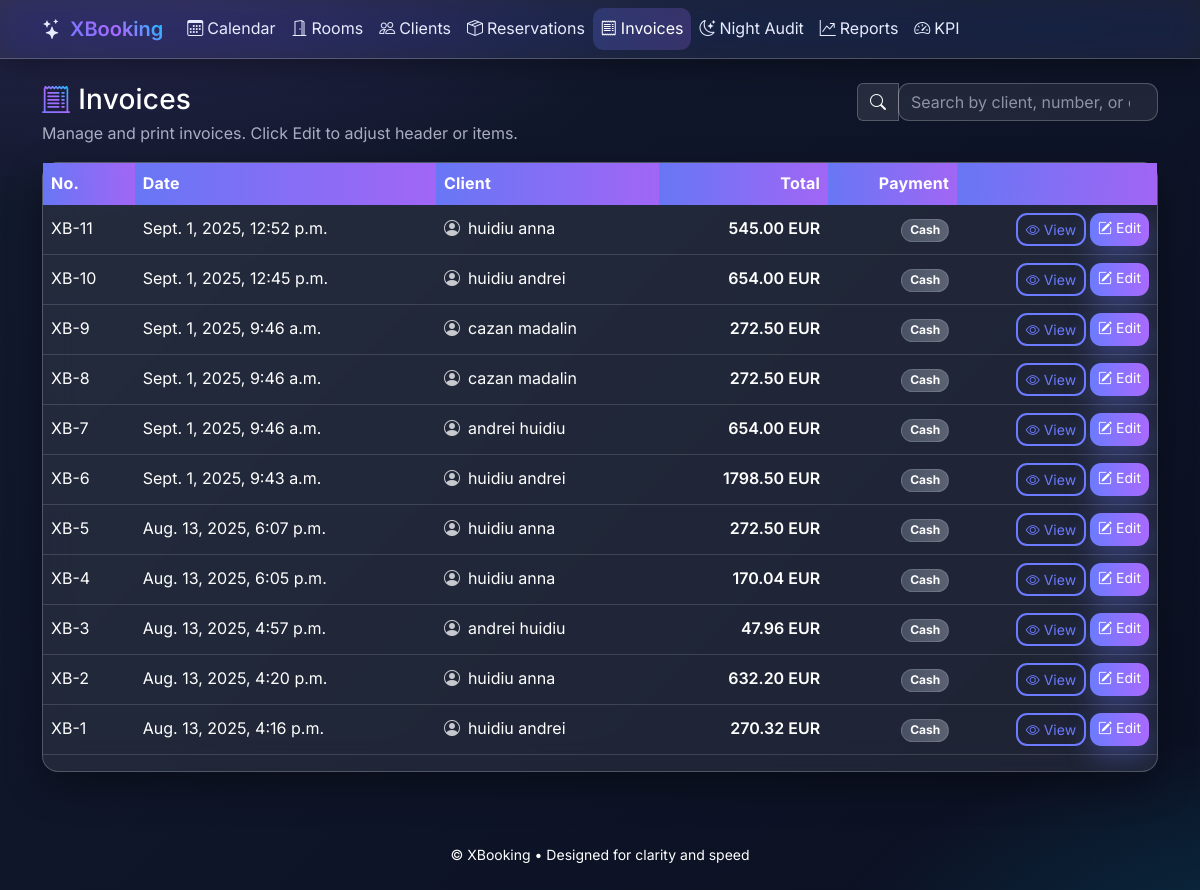
Screenshot of /invoices/ with the database file from the repository.
### hotellapp/models.py (models this page shows, shortened)
class Invoice(models.Model):
    class PaymentMethod(models.TextChoices):
        CASH = "cash", "Cash"
        CARD = "card", "Card"
        TRANSFER = "transfer", "Bank Transfer"
    reservation = models.OneToOneField(Reservation, on_delete=models.CASCADE, related_name="invoice")
    client = models.ForeignKey(Client, on_delete=models.PROTECT, related_name="invoices")
    series = models.CharField(max_length=10, default="XB")
    number = models.PositiveIntegerField(blank=True, null=True)
    issue_date = models.DateTimeField(auto_now_add=True)
    due_date = models.DateField(blank=True, null=True)
    payment_method = models.CharField(max_length=20, choices=PaymentMethod.choices, default=PaymentMethod.CASH)
    billing_name = models.CharField(max_length=255, blank=True, null=True)
    billing_tax_id = models.CharField(max_length=50, blank=True, null=True)
    billing_address = models.CharField(max_length=255, blank=True, null=True)
    locked = models.BooleanField(default=False)
    total = models.DecimalField(max_digits=10, decimal_places=2, default=Decimal("0.00"))
    currency = models.CharField(max_length=3, default="EUR")
    notes = models.TextField(blank=True, null=True)
    class Meta:
        ordering = ["-issue_date"]
        constraints = [
            models.UniqueConstraint(fields=["series", "number"], name="uniq_invoice_series_number"),
        ]

class Client(models.Model):
    class BillingType(models.TextChoices):
        INDIVIDUAL = "individual", "Individual"
        COMPANY = "company", "Company"
    first_name = models.CharField(max_length=100)
    last_name = models.CharField(max_length=100)
    email = models.EmailField(blank=True, null=True)
    phone = models.CharField(max_length=30, blank=True, null=True)
    billing_type = models.CharField(max_length=20, choices=BillingType.choices, default=BillingType.INDIVIDUAL)
    company_name = models.CharField(max_length=255, blank=True, null=True)
    company_tax_id = models.CharField("Tax ID (CUI/CIF)", max_length=50, blank=True, null=True)
    company_vat_payer = models.BooleanField(default=False)
    address = models.CharField(max_length=255, blank=True, null=True)
    city = models.CharField(max_length=100, blank=True, null=True)
    country = models.CharField(max_length=100, blank=True, null=True)
    date_of_birth = models.DateField(blank=True, null=True)
    document_id = models.CharField("ID/Passport", max_length=50, blank=True, null=True)
    notes = models.TextField(blank=True, null=True)
    def __str__(self) -> str:  # pragma: no cover
        return f"{self.first_name} {self.last_name}".strip()

### hotellapp/views.py (the view)
# urls.py: path("invoices/", InvoiceListView.as_view(), name="invoice_list"),
class InvoiceListView(ListView):
    model = Invoice
    template_name = "hotellapp/invoice_list.html"
    context_object_name = "invoices"

### templates/hotellapp/invoice_list.html (shortened to what this page needs)
{% extends "hotellapp/base.html" %}
{% block content %}
<div class="page-header d-flex justify-content-between align-items-start flex-wrap gap-3 mb-3">
  <div>
    <h1 class="h3 mb-1 d-flex align-items-center gap-2">
      <i class="bi bi-receipt-cutoff text-gradient"></i>
      <span>Invoices</span>
    </h1>
    <p class="text-muted mb-0">Manage and print invoices. Click Edit to adjust header or items.</p>
  </div>
  <form method="get" class="d-flex align-items-center gap-2 ms-auto">
    <div class="input-group">
      <span class="input-group-text"><i class="bi bi-search"></i></span>
      <input type="search" name="q" value="{{ request.GET.q }}" class="form-control" placeholder="Search by client, number, or date">
    </div>
  </form>
</div>
<div class="card">
  <div class="card-body p-0">
    {% if invoices %}
      <div class="table-responsive">
        <table class="table table-hover align-middle table-modern table-sticky">
          <thead>
            <tr>
              <th class="text-nowrap">No.</th>
              <th class="text-nowrap">Date</th>
              <th>Client</th>
              <th class="text-end">Total</th>
              <th class="text-end">Payment</th>
              <th class="text-end" style="width: 200px;"></th>
            </tr>
          </thead>
          <tbody>
          {% for inv in invoices %}
            <tr>
              <td class="text-nowrap">{{ inv.series }}-{{ inv.number|default:inv.id }}</td>
              <td class="text-nowrap">{{ inv.issue_date }}</td>
              <td>
                <div class="d-flex align-items-center gap-2">
                  <i class="bi bi-person-circle opacity-75"></i>
                  <span>{{ inv.client }}</span>
                </div>
              </td>
              <td class="text-end text-nowrap fw-semibold">{{ inv.total }} {{ inv.currency }}</td>
              <td class="text-end">
                {% if inv.get_payment_method_display %}
                  <span class="badge rounded-pill bg-secondary">{{ inv.get_payment_method_display }}</span>
                {% else %}
                  <span class="text-muted">—</span>
                {% endif %}
              </td>
              <td class="text-end">
                <div class="d-inline-flex gap-1">
                  <a class="btn btn-sm btn-outline-primary" href="{% url 'invoice_detail' inv.pk %}">
                    <i class="bi bi-eye"></i> View
                  </a>
                  <a class="btn btn-sm btn-primary" href="{% url 'invoice_edit' inv.pk %}">
                    <i class="bi bi-pencil-square"></i> Edit
                  </a>
                </div>
              </td>
            </tr>
          {% endfor %}
          </tbody>
        </table>
      </div>
    {% endif %}
  </div>
</div>
{% endblock %}

### static/css/app.css (style rules this page uses)
:root { --brand-primary: #5b6cff; --brand-secondary: #9b5de5; --brand-accent: #00d4ff; --brand-success: #22c55e; --brand-danger: #ef4444; --brand-warning: #f59e0b; --bg-900: #0f172a; --bg-800: #1e293b; --text-100: #ffffff; --text-300: #1e50af; --text-muted: #000000; --status-booked: var(--brand-primary); --status-checked-in: #16a34a; --status-checked-out: #7c3aed; --status-canceled: #dc2626; --room-available: #14b8a6; --room-occupied: #f97316; --room-cleaning: #facc15; --surface: rgba(255,255,255,0.06); --surface-strong: rgba(255,255,255,0.10); --border: rgba(255,255,255,0.15); --space-1: .25rem; --space-2: .5rem; --space-3: .75rem; --space-4: 1rem; --space-6: 1.5rem; --space-8: 2rem; }
html, body { height: 100%; }
body { font-family: "Inter", system-ui, -apple-system, "Segoe UI", Roboto, "Helvetica Neue", Arial, "Noto Sans", sans-serif; line-height: 1.6; background: radial-gradient(1200px 600px at 0% 0%, rgba(155,93,229,0.14), transparent 50%), radial-gradient(1200px 600px at 100% 100%, rgba(0,212,255,0.14), transparent 50%), linear-gradient(135deg, var(--bg-800), var(--bg-900)); color: var(--text-100); }
p, li, dt, dd, label, td, th, small, span, .form-label { color: var(--text-100); }
h1, h2, h3, h4, h5 { letter-spacing: .2px; margin-bottom: var(--space-4); color: var(--text-100); }
.text-muted { color: var(--text-muted) !important; }
.card { border: 1px solid var(--border); border-radius: 1rem; background: var(--surface); backdrop-filter: blur(16px); box-shadow: 0 12px 32px rgba(0, 0, 0, 0.25); transition: transform .2s ease, box-shadow .2s ease; color: var(--text-100); }
.btn { border-radius: .7rem; }
.btn-primary { background: linear-gradient(90deg, var(--brand-primary), var(--brand-secondary)); border: 0; box-shadow: 0 8px 20px rgba(91,108,255,0.25); transition: all .25s ease; color: #fff; }
.btn-outline-primary { border: 2px solid var(--brand-primary); color: var(--brand-primary); background: transparent; transition: all .25s ease; }
.table, .table tbody, .table tr, .table td, .table th { color: var(--text-100) !important; background-color: transparent; }
.table thead th { background: linear-gradient(90deg, rgba(91,108,255,.9), rgba(155,93,229,.9)); color: #fff !important; border: 0; }
.table-modern tbody tr { transition: background .2s ease; }
.table > :not(caption) > * > * { border-color: rgba(255,255,255,0.15); }
.form-control, .form-select, .form-control:disabled, .form-select:disabled { background: rgba(255,255,255,0.06); border: 1px solid var(--border); color: var(--text-100); border-radius: .7rem; }
.form-control::placeholder { color: var(--text-muted); opacity: 1; }
.input-group-text { background: rgba(255,255,255,0.08); color: var(--text-100); border: 1px solid var(--border); }

### rows the page displays
Invoice: series "XB", number "11", issue_date "Sept. 1, 2025, 12:52 p.m.", client "huidiu anna", total "545.00", currency "EUR", payment_method "Cash"
Invoice: series "XB", number "10", issue_date "Sept. 1, 2025, 12:45 p.m.", client "huidiu andrei", total "654.00", currency "EUR", payment_method "Cash"
Invoice: series "XB", number "9", issue_date "Sept. 1, 2025, 9:46 a.m.", client "cazan madalin", total "272.50", currency "EUR", payment_method "Cash"
Invoice: series "XB", number "8", issue_date "Sept. 1, 2025, 9:46 a.m.", client "cazan madalin", total "272.50", currency "EUR", payment_method "Cash"
Invoice: series "XB", number "7", issue_date "Sept. 1, 2025, 9:46 a.m.", client "andrei huidiu", total "654.00", currency "EUR", payment_method "Cash"
Invoice: series "XB", number "6", issue_date "Sept. 1, 2025, 9:43 a.m.", client "huidiu andrei", total "1798.50", currency "EUR", payment_method "Cash"
Invoice: series "XB", number "5", issue_date "Aug. 13, 2025, 6:07 p.m.", client "huidiu anna", total "272.50", currency "EUR", payment_method "Cash"
Invoice: series "XB", number "4", issue_date "Aug. 13, 2025, 6:05 p.m.", client "huidiu anna", total "170.04", currency "EUR", payment_method "Cash"
Invoice: series "XB", number "3", issue_date "Aug. 13, 2025, 4:57 p.m.", client "andrei huidiu", total "47.96", currency "EUR", payment_method "Cash"
Invoice: series "XB", number "2", issue_date "Aug. 13, 2025, 4:20 p.m.", client "huidiu anna", total "632.20", currency "EUR", payment_method "Cash"
Invoice: series "XB", number "1", issue_date "Aug. 13, 2025, 4:16 p.m.", client "huidiu andrei", total "270.32", currency "EUR", payment_method "Cash"
